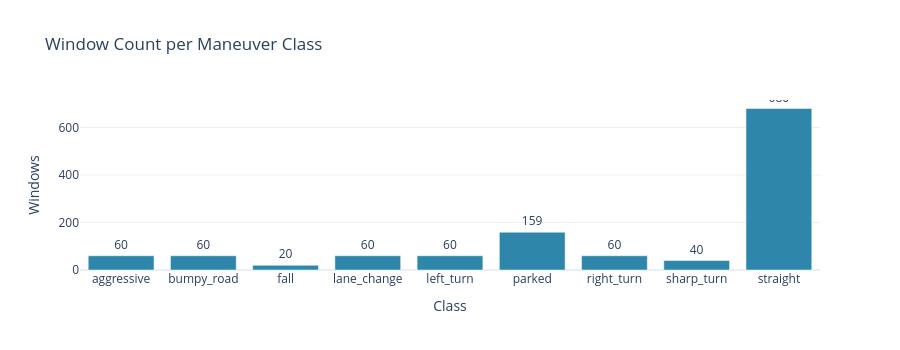

The code cell stored with this chart in its notebook:
### Markdown cell above
## 1. Feature Extraction & Label Generation

### Code cell
X, mid_ts = extract_windows(df, window_s=1.0, step_s=0.5)
y_int     = label_timestamps(mid_ts, df['timestamp'].iloc[0])

# Drop unlabelled windows
mask  = y_int >= 0
X, y  = X[mask], y_int[mask]
y_str = np.array(CLASS_NAMES)[y]

print(f'Feature matrix: {X.shape}  (windows × features)')
print(f'Feature names (39 total):\n  {feature_names()}')

# Label distribution
unique, counts = np.unique(y_str, return_counts=True)
fig = go.Figure(go.Bar(x=list(unique), y=list(counts),
                       marker_color='#2E86AB',
                       text=list(counts), textposition='outside'))
fig.update_layout(title='Window Count per Maneuver Class',
                  xaxis_title='Class', yaxis_title='Windows',
                  height=350, template='plotly_white')
fig.show()

### Figure 1 — Plotly figure (JSON) as saved in the notebook; plotly's stock layout.template omitted (floating-point values rounded to 4 significant figures)
{"data": [{"marker": {"color": "#2E86AB"}, "text": ["60", "60", "20", "60", "60", "159", "60", "40", "680"], "textposition": "outside", "type": "bar", "x": ["aggressive", "bumpy_road", "fall", "lane_change", "left_turn", "parked", "right_turn", "sharp_turn", "straight"], "y": [60, 60, 20, 60, 60, 159, 60, 40, 680]}], "layout": {"height": 350, "title": {"text": "Window Count per Maneuver Class"}, "xaxis": {"title": {"text": "Class"}}, "yaxis": {"title": {"text": "Windows"}}}}
